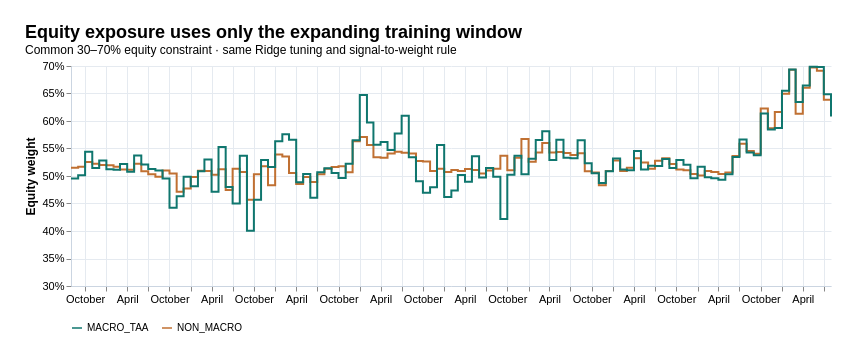

Vega-Lite specification for this chart:
### Vega-Lite specification from a JSON file in a GitHub repository (floating-point values rounded to 4 significant figures; data arrays with more than 128 entries replaced by an {"elided": "..."} marker saying what was removed)
{"title": {"text": "Equity exposure uses only the expanding training window", "subtitle": "Common 30–70% equity constraint · same Ridge tuning and signal-to-weight rule"}, "data": {"values": {"elided": "218 records"}}, "width": 760, "height": 220, "mark": {"type": "line", "interpolate": "step-after"}, "encoding": {"x": {"field": "date", "type": "temporal", "title": null}, "y": {"field": "equity_weight", "type": "quantitative", "scale": {"domain": [0.3, 0.7]}, "title": "Equity weight", "axis": {"format": ".0%"}}, "color": {"field": "strategy", "type": "nominal", "scale": {"range": ["#0f766e", "#c07032"]}, "legend": {"orient": "bottom", "title": null}}}, "background": "#ffffff", "padding": 24, "config": {"font": "Arial", "title": {"fontSize": 18, "anchor": "start"}, "axis": {"labelFontSize": 11, "titleFontSize": 12, "gridColor": "#e5eaf0", "domainColor": "#cbd5e1"}, "view": {"stroke": null}}}
